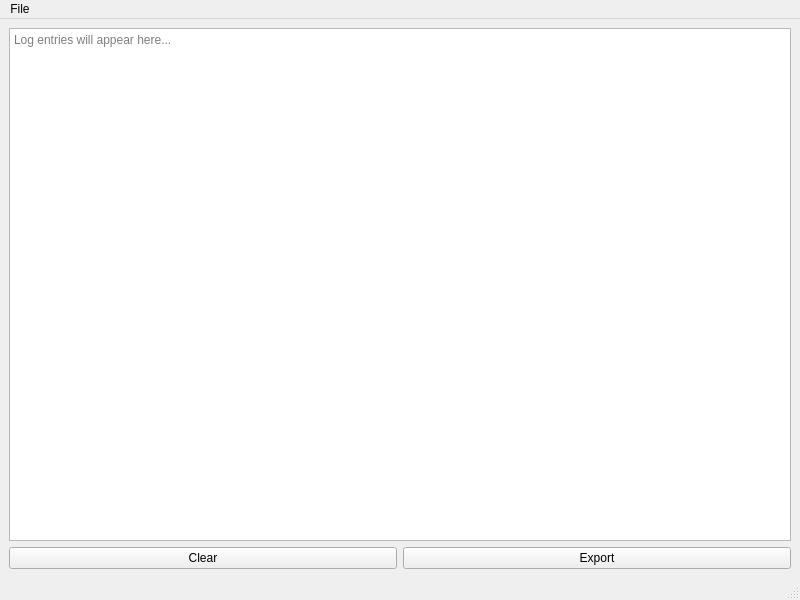
<?xml version="1.0" encoding="UTF-8"?>
<ui version="4.0">
 <class>LogManager</class>
 <widget class="QMainWindow" name="LogManager">
  <property name="geometry">
   <rect>
    <x>0</x>
    <y>0</y>
    <width>800</width>
    <height>600</height>
   </rect>
  </property>
  <property name="windowTitle">
   <string>Log Manager</string>
  </property>
  <widget class="QWidget" name="centralwidget">
   <layout class="QVBoxLayout" name="verticalLayout">
    <item>
     <widget class="QTextEdit" name="logTextEdit">
      <property name="readOnly">
       <bool>true</bool>
      </property>
      <property name="lineWrapMode">
       <enum>QTextEdit::NoWrap</enum>
      </property>
      <property name="placeholderText">
       <string>Log entries will appear here...</string>
      </property>
     </widget>
    </item>
    <item>
     <layout class="QHBoxLayout" name="horizontalLayout">
      <item>
       <widget class="QPushButton" name="clearButton">
        <property name="text">
         <string>Clear</string>
        </property>
       </widget>
      </item>
      <item>
       <widget class="QPushButton" name="exportButton">
        <property name="text">
         <string>Export</string>
        </property>
       </widget>
      </item>
     </layout>
    </item>
   </layout>
  </widget>
  <widget class="QMenuBar" name="menubar">
   <property name="geometry">
    <rect>
     <x>0</x>
     <y>0</y>
     <width>800</width>
     <height>21</height>
    </rect>
   </property>
   <widget class="QMenu" name="menuFile">
    <property name="title">
     <string>File</string>
    </property>
    <addaction name="actionExit"/>
   </widget>
   <addaction name="menuFile"/>
  </widget>
  <widget class="QStatusBar" name="statusbar"/>
  <action name="actionExit">
   <property name="text">
    <string>Exit</string>
   </property>
   <property name="shortcut">
    <string>Ctrl+Q</string>
   </property>
  </action>
 </widget>
 <resources/>
 <connections>
  <connection>
   <sender>actionExit</sender>
   <signal>triggered()</signal>
   <receiver>LogManager</receiver>
   <slot>close()</slot>
   <hints>
    <hint type="sourcelabel">
     <x>-1</x>
     <y>-1</y>
    </hint>
    <hint type="destinationlabel">
     <x>399</x>
     <y>299</y>
    </hint>
   </hints>
  </connection>
 </connections>
</ui>
